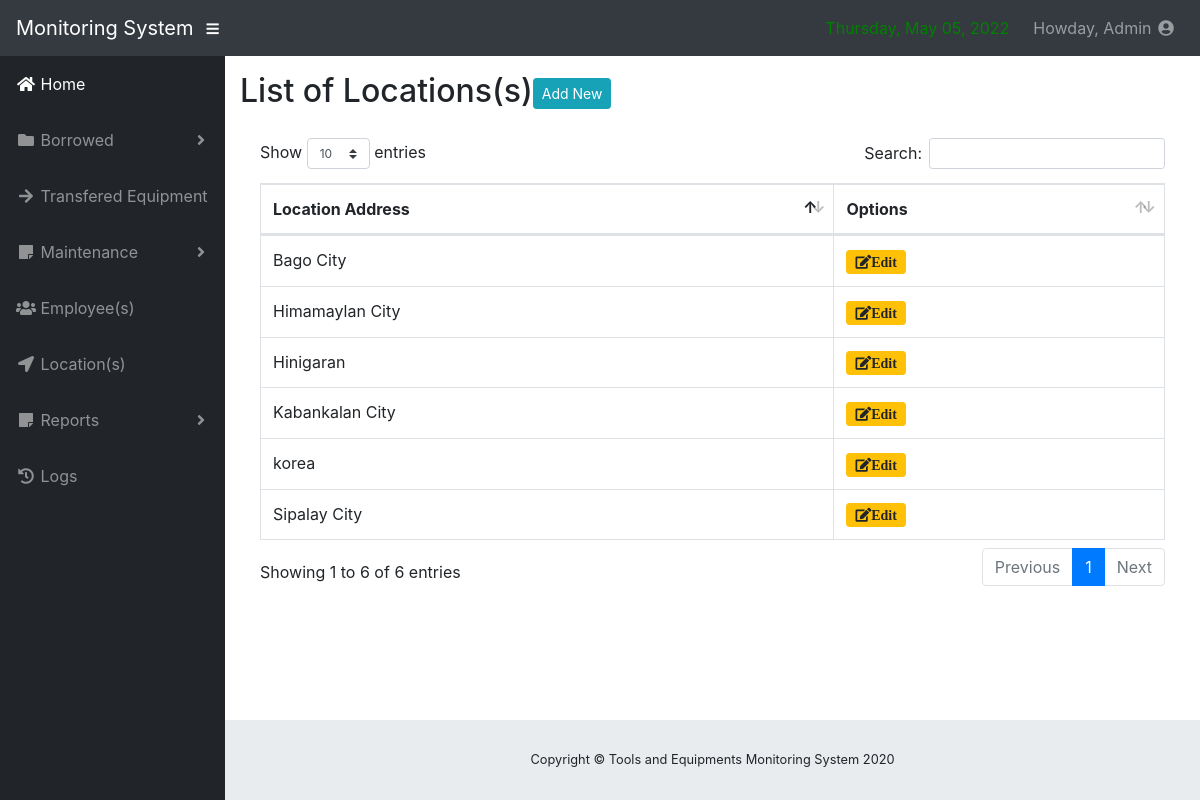
The page /locations.php (signed in) on the database its author committed.
### tables this page shows
CREATE TABLE `location` (
  `location_id` int(11) NOT NULL,
  `location_address` text NOT NULL
);

### locations.php (the view, shortened to what this page needs)
<?php
       include('include/connect.php');
       include('include/header.php');
       include('include/sidebar1.php')
        ?>
<div id="content-wrapper">
        <div class="container-fluid">
 <h2>List of Locations(s)<a href="#" data-toggle="modal" data-target="#AddLocation" class="btn btn-sm btn-info">Add New</a></h2>
            <div class="card-body">
              <div class="table-responsive">
                <table class="table table-bordered" id="dataTable" width="100%" cellspacing="0">
                  <thead>
                    <tr>
                      <th>Location Address</th>
                      <th>Options</th>
                    </tr>
                  </thead>
              <?php
$query = "SELECT * FROM location";
                    $result = mysqli_query($db, $query) or die (mysqli_error($db));
                        while ($row = mysqli_fetch_assoc($result)) {
                            echo '<tr>';
                               echo '<td>'. $row['location_address'].'</td>';
                               echo '<td><a type="button" class="btn btn-sm btn-warning fa fa-edit fw-fa" href="#" data-toggle="modal" data-target="#UpdateLocation'.$row['location_id'].'">Edit</a></td>';
                               ?>
    <?php
                            echo '</tr> ';
                        }
            ?>
                </table>
              </div>
              </div>
    <?php
       include('include/footer.php');
        ?>

### css/sb-admin.css (style rules this page uses)
html { position: relative; min-height: 100%; }
body { height: 100%; }
#wrapper #content-wrapper { overflow-x: hidden; width: 100%; padding-top: 1rem; padding-bottom: 80px; }
:root { --input-padding-x: 0.75rem; --input-padding-y: 0.75rem; }

### rows shown on the page
location: location_address "Himamaylan City"
location: location_address "Kabankalan City"
location: location_address "Hinigaran"
location: location_address "Bago City"
location: location_address "korea"
location: location_address "Sipalay City"

### other values the page prints
$_SESSION['name'] "Admin"
